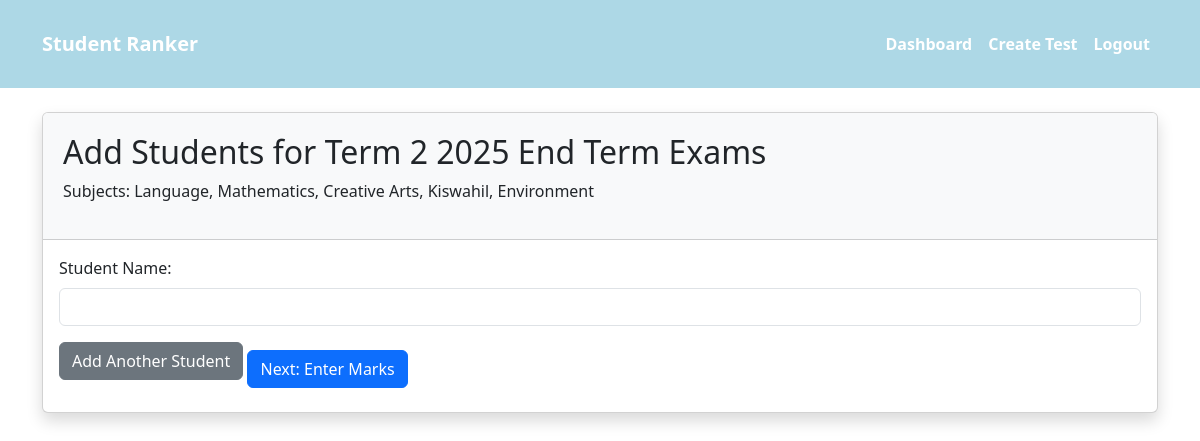
Page /add-students/2/ (signed in) on the committed database.
### ranking/models.py (models this page shows, shortened)
class Test(models.Model):
    name = models.CharField(max_length=100)
    subjects = models.ManyToManyField(Subject)
    created_by = models.ForeignKey(User, on_delete=models.CASCADE, null=True, blank=True)
    created_at = models.DateTimeField(auto_now_add=True)
    is_anonymous = models.BooleanField(default=False)

class Subject(models.Model):
    name = models.CharField(max_length=100)
    def __str__(self):
        return self.name

### ranking/views.py (the view, shortened to what this page needs)
# urls.py: path('add-students/<int:test_id>/', views.add_students, name='add_students'),
def add_students(request, test_id):
    test = get_object_or_404(Test, id=test_id)
    subjects = test.subjects.all()
    if (request.user.is_authenticated and test.created_by != request.user) or \
       (not request.user.is_authenticated and not test.is_anonymous):
        return redirect('dashboard')
    return render(request, 'ranking/add_students.html', {
        'test': test,
        'subjects': subjects,
    })

### ranking/context_processors.py (called while the page is built)
def ranking_context(request):
    return {}

### templates/ranking/add_students.html (shortened to what this page needs)
{% extends "ranking/base.html" %}
{% load static %}
{% block content %}
    <div class="card">
        <div class="card-header">
            <h2>Add Students for {{ test.name }}</h2>
            <p>Subjects: {{ test.subjects.all|join:", " }}</p>
        </div>
        <div class="card-body">
            <form method="post" id="student-form">
                <div id="student-fields">
                    <div class="mb-3 student-row">
                        <label for="student_name_1" class="form-label">Student Name:</label>
                        <input type="text" name="student_name" id="student_name_1" class="form-control" required>
                    </div>
                </div>
                <button type="button" id="add-student" class="btn btn-secondary mb-3">Add Another Student</button>
                <button type="submit" class="btn btn-primary">Next: Enter Marks</button>
            </form>
        </div>
    </div>
{% endblock %}

### static/css/style.css (style rules this page uses)
.card { margin-bottom: 2rem; box-shadow: 0 0.5rem 1rem rgba(0, 0, 0, 0.15); }
.card-header { background-color: #f8f9fa; padding: 1.25rem; }

### rows in the picture
Test: name "Term 2 2025 End Term Exams", subjects.all "Language, Mathematics, Creative Arts, Kiswahil, Environment"
